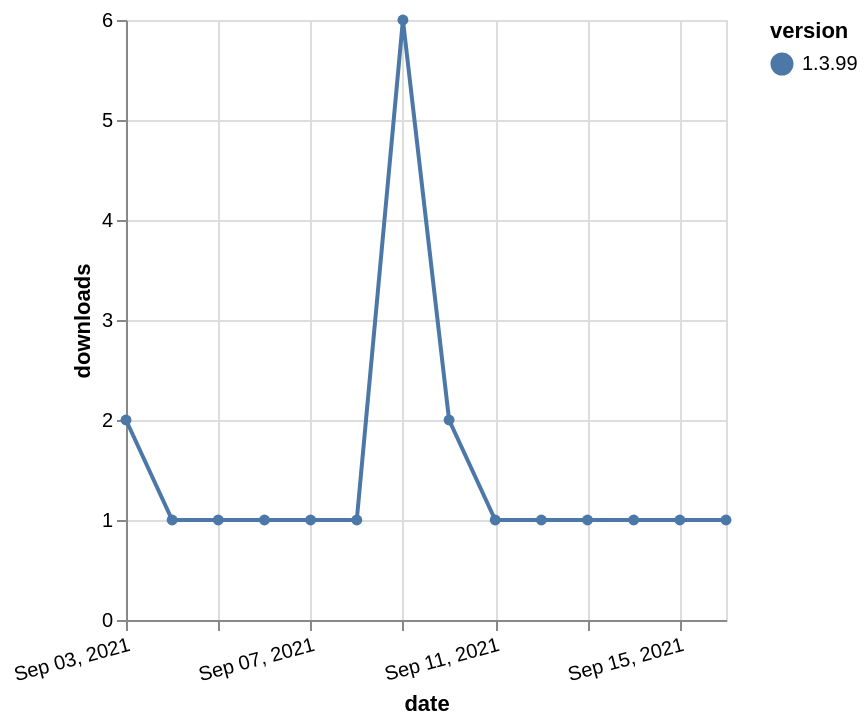

The Vega-Lite source for this figure:
### Vega-Lite specification from a JSON file in a GitHub repository (floating-point values rounded to 4 significant figures)
{"$schema": "https://vega.github.io/schema/vega-lite/v5.json", "description": "A simple bar chart with embedded data.", "data": {"values": [{"date": "2021-09-03", "total": 492, "delta": 2, "version": "1.3.99"}, {"date": "2021-09-04", "total": 493, "delta": 1, "version": "1.3.99"}, {"date": "2021-09-05", "total": 494, "delta": 1, "version": "1.3.99"}, {"date": "2021-09-06", "total": 495, "delta": 1, "version": "1.3.99"}, {"date": "2021-09-07", "total": 496, "delta": 1, "version": "1.3.99"}, {"date": "2021-09-08", "total": 497, "delta": 1, "version": "1.3.99"}, {"date": "2021-09-09", "total": 503, "delta": 6, "version": "1.3.99"}, {"date": "2021-09-10", "total": 505, "delta": 2, "version": "1.3.99"}, {"date": "2021-09-11", "total": 506, "delta": 1, "version": "1.3.99"}, {"date": "2021-09-12", "total": 507, "delta": 1, "version": "1.3.99"}, {"date": "2021-09-13", "total": 508, "delta": 1, "version": "1.3.99"}, {"date": "2021-09-14", "total": 509, "delta": 1, "version": "1.3.99"}, {"date": "2021-09-15", "total": 510, "delta": 1, "version": "1.3.99"}, {"date": "2021-09-16", "total": 511, "delta": 1, "version": "1.3.99"}]}, "width": "container", "mark": {"type": "line", "point": {"filled": true}}, "encoding": {"x": {"field": "date", "type": "temporal", "timeUnit": "yearmonthdate", "title": "date", "axis": {"labelAngle": -15}}, "y": {"field": "delta", "type": "quantitative", "title": "downloads"}, "color": {"field": "version", "type": "nominal"}, "tooltip": {"field": "delta"}}}
